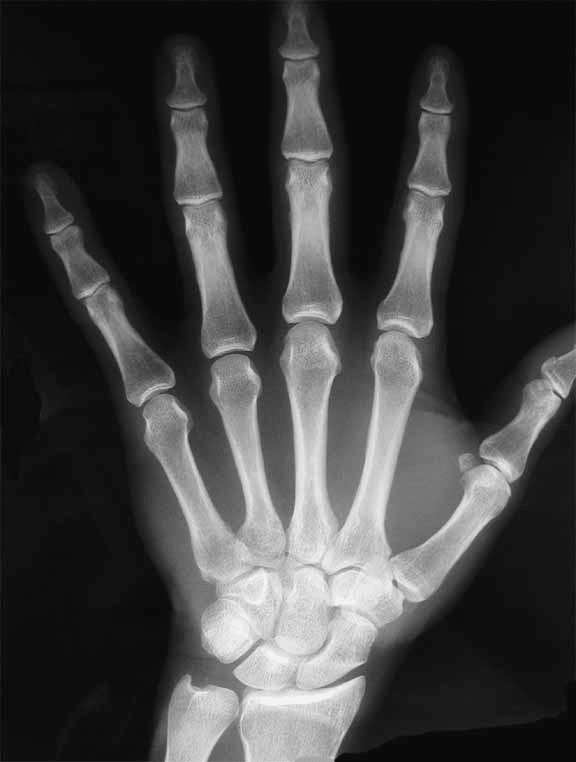
#> input picture images/brush.png, 576 x 762 px
$ python sobel.py
#> lines starting #> are read from the running program, lines starting #| are printed output that depends on the picture
import cv2
import numpy as np
import math
from matplotlib import pyplot as plt
from PIL import Image
from PIL import ImageDraw
from PIL import ImageColor

IMAGE_NAME = '../images/brush.png' # Paste image name here

img = cv2.imread(IMAGE_NAME, 0)
#> img is the input picture: shape (762, 576); min 10, max 243, mean 64.3

width = len(img[0])
#> width = 576
height = len(img)
#> height = 762

img2 = img.copy()

gx = [
    [-1, 0, 1],
    [-2, 0, 2],
    [-1, 0, 1]
]

gy = [
    [1, 2, 1],
    [0, 0, 0],
    [-1, -2, -1]
]

gradientMax = -1000
gradientMin = 1000

for i in range(1, width - 1):
    for j in range(1, height - 1):
        gradientX = (
            gx[0][0] * img[j - 1][i - 1] +
            gx[0][2] * img[j - 1][i + 1] +
            gx[1][0] * img[j][i - 1] +
            gx[1][2] * img[j][i + 1] +
            gx[2][0] * img[j + 1][i - 1] +
            gx[2][2] * img[j + 1][i + 1]
        )

        gradientY = (
            gy[0][0] * img[j - 1][i - 1] +
            gy[0][1] * img[j - 1][i] +
            gy[0][2] * img[j - 1][i + 1] +
            gy[2][0] * img[j + 1][i - 1] +
            gy[2][1] * img[j + 1][i] +
            gy[2][2] * img[j + 1][i + 1]
        )

        gradientMagn = math.sqrt(gradientX * gradientX + gradientY * gradientY)
        img2[j][i] = gradientMagn

        if gradientMagn > gradientMax:
            gradientMax = gradientMagn

        if gradientMagn < gradientMin:
            gradientMin = gradientMagn
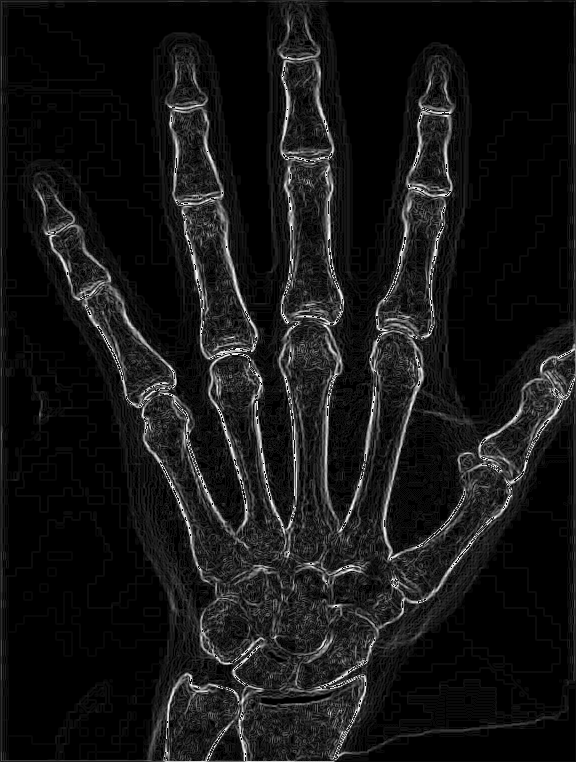
#> img2: shape (762, 576); min 0, max 255, mean 21.8
#> after the loop, gradientMax = 607.1; gradientMin = 0

# for i in range(1, width - 1):
#     for j in range(1, height - 1):
#         img2[j][i] = int(math.floor(255 * (img2[j][i] - gradientMin) / (gradientMax - gradientMin)))

plt.subplot(121)
plt.imshow(img, cmap = 'gray')
plt.title('Original image')

plt.subplot(122)
plt.imshow(img2, cmap = 'gray')
plt.title('Sobel operator')

plt.show()
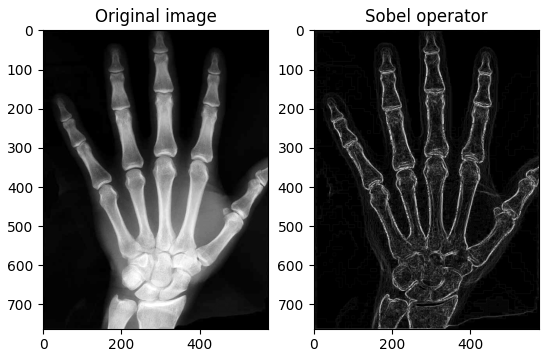
#> figure drawn by matplotlib, 2 panels

$ run again, with images/feet.png copied over images/brush.png
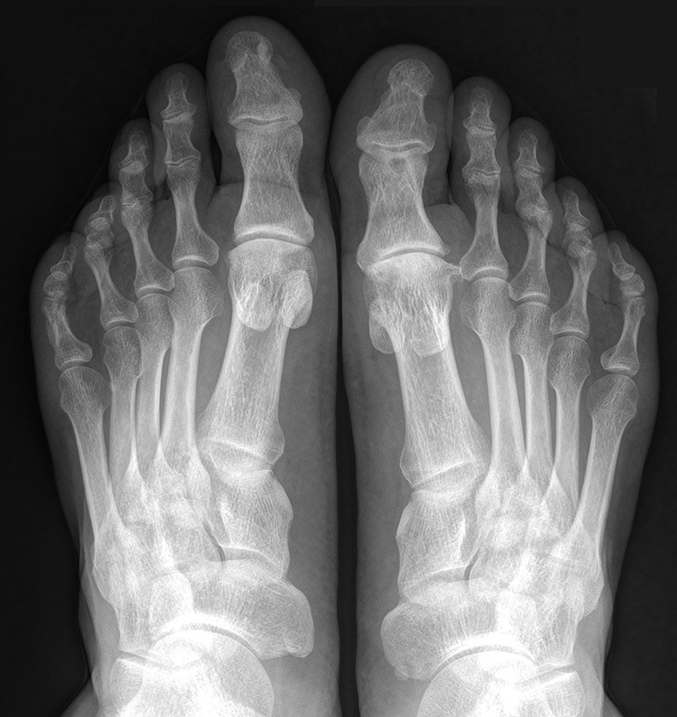
#> input picture images/feet.png, 677 x 717 px
#> img is the input picture: shape (717, 677); min 2, max 255, mean 105.7
#> width = 677
#> height = 717
#> after the loop `for i in range(1, width - 1):`:
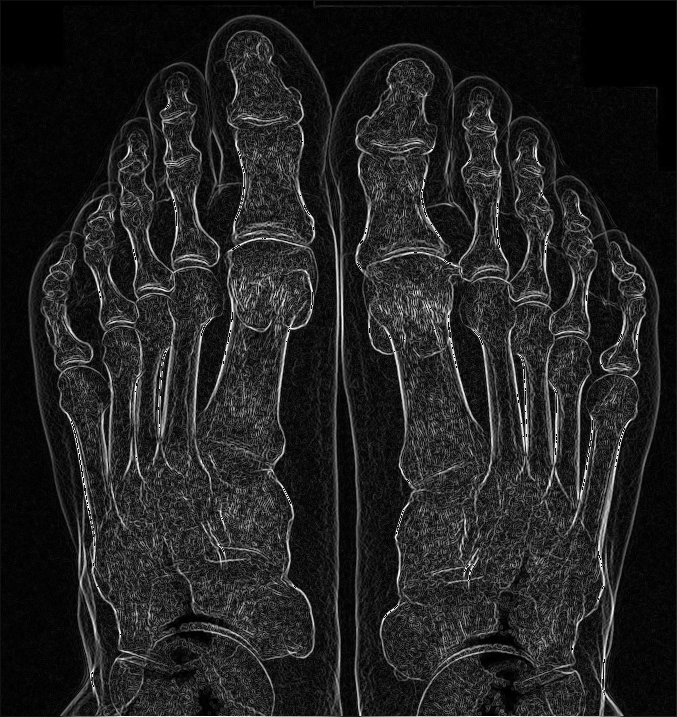
#> img2: shape (717, 677); min 0, max 255, mean 33.6
#> after the loop `for i in range(1, width - 1):`: gradientMax = 429.9; gradientMin = 0
#> `plt.show()`:
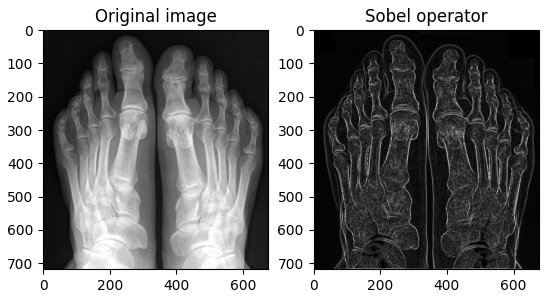
#> figure drawn by matplotlib, 2 panels
